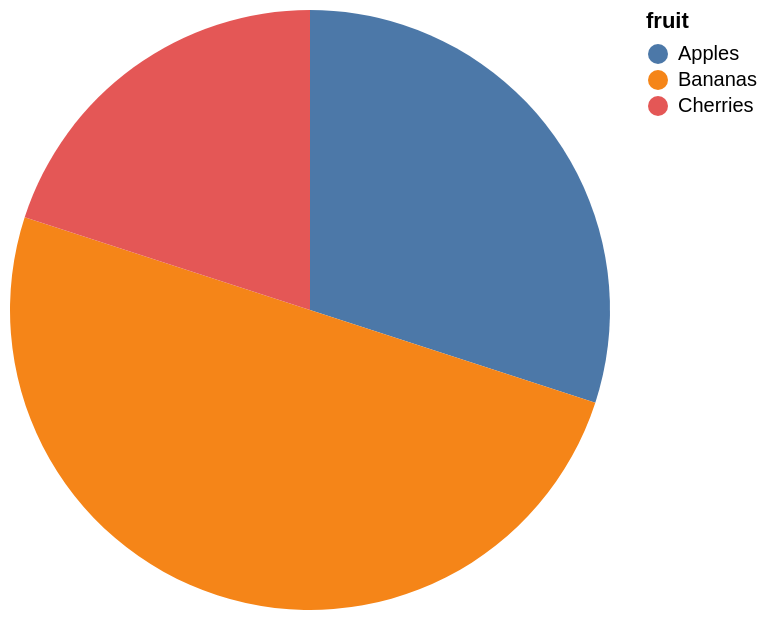

Specify this chart in Vega-Lite:
### Vega-Lite specification from a JSON file in a GitHub repository (floating-point values rounded to 4 significant figures)
{"$schema": "https://vega.github.io/schema/vega-lite/v5.json", "data": {"values": [{"fruit": "Apples", "units": 30}, {"fruit": "Bananas", "units": 50}, {"fruit": "Cherries", "units": 20}]}, "mark": "arc", "encoding": {"theta": {"field": "units", "type": "quantitative"}, "color": {"field": "fruit", "type": "nominal"}}}
